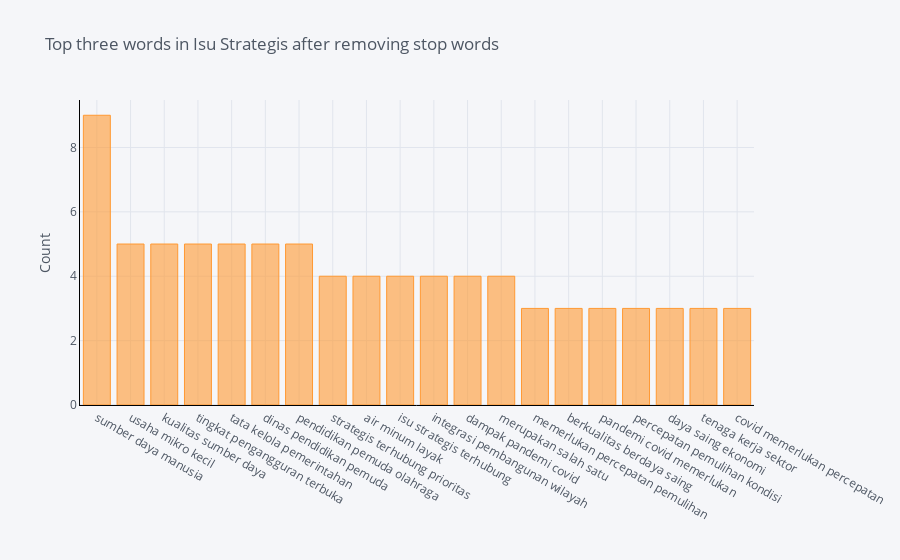

The notebook cell this image was saved under:
### Code cell
df231.groupby('Isu Strategis').sum()['count'].sort_values(ascending=False).iplot(
    kind='bar', yTitle='Count', linecolor='black', title='Top three words in Isu Strategis after removing stop words')

### Figure 1 — Plotly figure (JSON) as saved in the notebook; plotly's stock layout.template omitted (floating-point values rounded to 4 significant figures)
{"data": [{"marker": {"color": "rgba(255, 153, 51, 0.6)", "line": {"color": "rgba(255, 153, 51, 1.0)", "width": 1}}, "name": "count", "orientation": "v", "text": "", "type": "bar", "x": ["sumber daya manusia", "usaha mikro kecil", "kualitas sumber daya", "tingkat pengangguran terbuka", "tata kelola pemerintahan", "dinas pendidikan pemuda", "pendidikan pemuda olahraga", "strategis terhubung prioritas", "air minum layak", "isu strategis terhubung", "integrasi pembangunan wilayah", "dampak pandemi covid", "merupakan salah satu", "memerlukan percepatan pemulihan", "berkualitas berdaya saing", "pandemi covid memerlukan", "percepatan pemulihan kondisi", "daya saing ekonomi", "tenaga kerja sektor", "covid memerlukan percepatan"], "y": [9, 5, 5, 5, 5, 5, 5, 4, 4, 4, 4, 4, 4, 3, 3, 3, 3, 3, 3, 3]}], "layout": {"legend": {"bgcolor": "#F5F6F9", "font": {"color": "#4D5663"}}, "paper_bgcolor": "#F5F6F9", "plot_bgcolor": "#F5F6F9", "title": {"font": {"color": "#4D5663"}, "text": "Top three words in Isu Strategis after removing stop words"}, "xaxis": {"gridcolor": "#E1E5ED", "linecolor": "black", "showgrid": true, "tickfont": {"color": "#4D5663"}, "title": {"font": {"color": "#4D5663"}, "text": ""}, "zerolinecolor": "#E1E5ED"}, "yaxis": {"gridcolor": "#E1E5ED", "linecolor": "black", "showgrid": true, "tickfont": {"color": "#4D5663"}, "title": {"font": {"color": "#4D5663"}, "text": "Count"}, "zerolinecolor": "#E1E5ED"}}}
